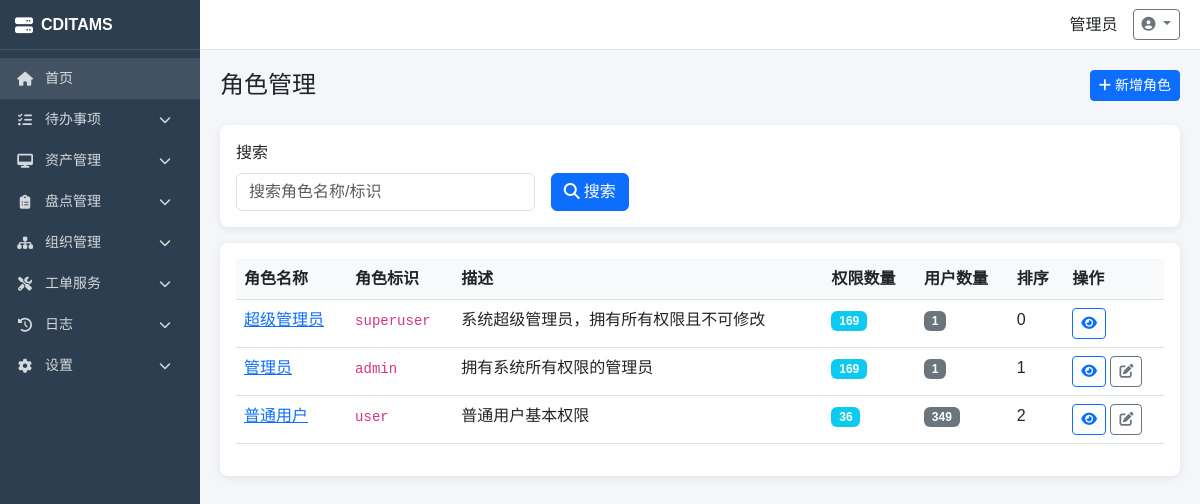
Screenshot of /roles/ (signed in) with the database file from the repository.
### apps/settings/models.py (models this page shows, shortened)
class SystemConfig(models.Model):
    TYPE_CHOICES = [
        ('string', '字符串'),
        ('int', '整数'),
        ('boolean', '布尔值'),
        ('json', 'JSON'),
        ('select', '下拉选择'),
    ]
    GROUP_CHOICES = [
        ('basic', '基础设置'),
        ('security', '安全设置'),
        ('asset', '资产设置'),
        ('model', '模型设置'),
    ]
    config_key = models.CharField(max_length=64, unique=True, verbose_name='配置键')
    config_value = models.TextField(blank=True, verbose_name='配置值')
    value_type = models.CharField(max_length=16, choices=TYPE_CHOICES, default='string', verbose_name='值类型')
    config_group = models.CharField(max_length=32, choices=GROUP_CHOICES, default='basic', verbose_name='配置分组')
    description = models.CharField(max_length=256, blank=True, verbose_name='说明')
    options = models.TextField(blank=True, verbose_name='选项(JSON)')
    is_system = models.BooleanField(default=False, verbose_name='系统级配置')
    sort = models.IntegerField(default=0, verbose_name='排序')
    created_at = models.DateTimeField(auto_now_add=True, verbose_name='创建时间')
    updated_at = models.DateTimeField(auto_now=True, verbose_name='更新时间')
    class Meta:
        db_table = 'system_configs'
        verbose_name = '系统配置'
        verbose_name_plural = '系统配置'
        ordering = ['config_group', 'sort', 'id']

### apps/accounts/models.py (models this page shows, shortened)
class User(AbstractUser):
    GENDER_CHOICES = [('male', '男'), ('female', '女')]
    emp_no = models.CharField(max_length=32, unique=True, verbose_name='工号')
    realname = models.CharField(max_length=64, verbose_name='姓名')
    gender = models.CharField(max_length=10, choices=GENDER_CHOICES, blank=True, verbose_name='性别')
    email = models.EmailField(blank=True, verbose_name='邮箱')
    phone = models.CharField(max_length=20, blank=True, verbose_name='电话')
    department = models.ForeignKey(Department, on_delete=models.SET_NULL, null=True, blank=True, related_name='users', verbose_name='所属部门')
    role = models.ForeignKey('Role', on_delete=models.SET_NULL, null=True, blank=True, related_name='users', verbose_name='所属角色')
    avatar = models.ImageField(upload_to='avatars/', blank=True, verbose_name='头像')
    is_active = models.BooleanField(default=True, verbose_name='是否启用')
    created_at = models.DateTimeField(auto_now_add=True, verbose_name='创建时间')
    updated_at = models.DateTimeField(auto_now=True, verbose_name='更新时间')
    class Meta:
        db_table = 'users'
        verbose_name = '用户'
        verbose_name_plural = '用户'
        ordering = ['emp_no']

class Role(models.Model):
    name = models.CharField(max_length=64, unique=True, verbose_name='角色名称')
    code = models.CharField(max_length=32, unique=True, verbose_name='角色标识')
    description = models.TextField(blank=True, verbose_name='角色描述')
    permissions = models.ManyToManyField('Permission', blank=True, related_name='roles', verbose_name='权限')
    sort = models.IntegerField(default=0, verbose_name='排序')
    created_at = models.DateTimeField(auto_now_add=True, verbose_name='创建时间')
    updated_at = models.DateTimeField(auto_now=True, verbose_name='更新时间')
    class Meta:
        db_table = 'roles'
        verbose_name = '角色'
        verbose_name_plural = '角色'
        ordering = ['sort', 'id']

### apps/accounts/views.py (the view)
# urls.py: path('roles/', views.role_list, name='role_list'),
@login_required
@permission_required('role')
def role_list(request):
    search = request.GET.get('search', '')
    roles = Role.objects.prefetch_related('permissions', 'users')
    if search:
        roles = roles.filter(Q(name__icontains=search) | Q(code__icontains=search))
    roles = roles.order_by('sort', 'id')
    paginator = Paginator(roles, 20)
    page = request.GET.get('page', 1)
    roles = paginator.get_page(page)
    return render(request, 'accounts/role_list.html', {'roles': roles})

### apps/accounts/context_processors.py (called while the page is built, shortened)
def user_permissions(request):
    if hasattr(request, 'user_permissions'):
        return {
            'user_permissions': request.user_permissions,
            'user_perm_set': set(request.user_permissions),
        }

### templates/accounts/role_list.html (shortened to what this page needs)
{% extends 'base.html' %}
{% block content %}
<div class="d-flex flex-column flex-md-row justify-content-between align-items-start align-items-md-center mb-4 gap-2">
    <h4 class="mb-0">角色管理</h4>
    {% if 'role_create' in user_perm_set %}
    <a href="{% url 'role_create' %}" class="btn btn-primary btn-sm"><i class="fas fa-plus"></i> 新增角色</a>
    {% endif %}
</div>
<div class="card mb-3">
    <div class="card-body py-3">
        <form method="get" class="row g-3 align-items-end">
            <div class="col-md-4">
                <label class="form-label">搜索</label>
                <input type="text" name="search" class="form-control" placeholder="搜索角色名称/标识" value="{{ request.GET.search }}">
            </div>
            <div class="col-md-2">
                <button type="submit" class="btn btn-primary"><i class="fas fa-search me-1"></i>搜索</button>
            </div>
        </form>
    </div>
</div>
<div class="card">
    <div class="card-body">
        <div class="table-responsive role-table-container">
            <table class="table table-hover">
            <thead>
                <tr>
                    <th>角色名称</th>
                    <th>角色标识</th>
                    <th>描述</th>
                    <th>权限数量</th>
                    <th>用户数量</th>
                    <th>排序</th>
                    <th>操作</th>
                </tr>
            </thead>
            <tbody>
                {% for r in roles %}
                <tr>
                    <td><a href="{% url 'role_detail' r.id %}">{{ r.name }}</a></td>
                    <td><code>{{ r.code }}</code></td>
                    <td>{{ r.description|default:'-'|truncatewords:10 }}</td>
                    <td><span class="badge bg-info">{{ r.permissions.count }}</span></td>
                    <td><span class="badge bg-secondary">{{ r.users.count }}</span></td>
                    <td>{{ r.sort }}</td>
                    <td>
                        <a href="{% url 'role_detail' r.id %}" class="btn btn-sm btn-outline-primary"><i class="fas fa-eye"></i></a>
                        {% if 'role_edit' in user_perm_set and r.code != 'superuser' %}
                        <a href="{% url 'role_edit' r.id %}" class="btn btn-sm btn-outline-secondary"><i class="fas fa-edit"></i></a>
                        {% endif %}
                    </td>
                </tr>
                {% empty %}
                <tr>
                    <td colspan="7" class="text-center text-muted">暂无角色</td>
                </tr>
                {% endfor %}
            </tbody>
        </table>
        </div>
    </div>
</div>
{% endblock %}

### templates/base.html (shortened to what this page needs)
<!DOCTYPE html>
<html lang="zh-CN">
<head>
    <link href="https://cdn.bootcdn.net/ajax/libs/bootstrap/5.3.0/css/bootstrap.min.css" rel="stylesheet">
    <link href="https://cdn.bootcdn.net/ajax/libs/font-awesome/6.4.0/css/all.min.css" rel="stylesheet">
</head>
<body>
    {% if user.is_authenticated %}
    <div class="sidebar" id="sidebar">
        <div class="logo">
            <i class="fas fa-server"></i>
            <span>{{ system_short_name|default:'CDITAMS' }}</span>
        </div>
        <nav class="mt-2">
            <a href="{% url 'dashboard' %}" class="nav-link {% if request.path == '/dashboard/' %}active{% endif %}" style="background: rgba(255,255,255,0.1);">
                <i class="fas fa-home"></i>
                <span>首页</span>
            </a>
            {% if user.is_superuser or 'todo_module' in user_perm_set %}
            <div class="nav-item">
                <a class="nav-link" href="javascript:void(0)" data-bs-toggle="collapse" data-bs-target="#todoMenu">
                    <i class="fas fa-tasks"></i>
                    <span>待办事项</span>
                    <i class="fas fa-chevron-down ms-auto"></i>
                </a>
            </div>
            {% endif %}
            {% if user.is_superuser or 'asset' in user_perm_set %}
            <div class="nav-item">
                <a class="nav-link" href="javascript:void(0)" data-bs-toggle="collapse" data-bs-target="#assetMenu">
                    <i class="fas fa-desktop"></i>
                    <span>资产管理</span>
                    <i class="fas fa-chevron-down ms-auto"></i>
                </a>
            </div>
            {% endif %}
            {% if user.is_superuser or 'inventory' in user_perm_set %}
            <div class="nav-item">
                <a class="nav-link" href="javascript:void(0)" data-bs-toggle="collapse" data-bs-target="#inventoryMenu">
                    <i class="fas fa-clipboard-list"></i>
                    <span>盘点管理</span>
                    <i class="fas fa-chevron-down ms-auto"></i>
                </a>
            </div>
            {% endif %}
            {% if user.is_superuser or 'organization' in user_perm_set %}
            <div class="nav-item">
                <a class="nav-link" href="javascript:void(0)" data-bs-toggle="collapse" data-bs-target="#orgMenu">
                    <i class="fas fa-sitemap"></i>
                    <span>组织管理</span>
                    <i class="fas fa-chevron-down ms-auto"></i>
                </a>
            </div>
            {% endif %}
            {% if user.is_superuser or 'workorder' in user_perm_set %}
            <div class="nav-item">
                <a class="nav-link" href="javascript:void(0)" data-bs-toggle="collapse" data-bs-target="#workOrderMenu">
                    <i class="fas fa-tools"></i>
                    <span>工单服务</span>
                    <i class="fas fa-chevron-down ms-auto"></i>
                </a>
            </div>
            {% endif %}
            {% if user.is_superuser or 'log' in user_perm_set %}
            <div class="nav-item">
                <a class="nav-link" href="javascript:void(0)" data-bs-toggle="collapse" data-bs-target="#logMenu">
                    <i class="fas fa-history"></i>
                    <span>日志</span>
                    <i class="fas fa-chevron-down ms-auto"></i>
                </a>
            </div>
            {% endif %}
            {% if user.is_superuser or 'settings' in user_perm_set %}
            <div class="nav-item">
                <a class="nav-link" href="javascript:void(0)" data-bs-toggle="collapse" data-bs-target="#settingMenu">
                    <i class="fas fa-cog"></i>
                    <span>设置</span>
                    <i class="fas fa-chevron-down ms-auto"></i>
                </a>
            </div>
            {% endif %}
        </nav>
    </div>
    <div class="main-content" id="mainContent">
        <header class="header">
            <div class="user-menu ms-auto">
                <span>{{ user.realname }}</span>
                <div class="dropdown">
                    <a class="btn btn-sm btn-outline-secondary dropdown-toggle" href="#" role="button" data-bs-toggle="dropdown">
                        <i class="fas fa-user-circle"></i>
                    </a>
                </div>
            </div>
        </header>
        <main class="content">
            {% block content %}{% endblock %}
        </main>
    </div>
    {% else %}
    <main class="content">
        {% block login_content %}{% endblock %}
    </main>
    {% endif %}
</body>
</html>

### templates/base.html (style rules this page uses)
:root { --sidebar-width: 200px; --header-height: 50px; }
body { font-family: "Microsoft YaHei", Arial, sans-serif; }
.sidebar { width: var(--sidebar-width); position: fixed; top: 0; left: 0; height: 100vh; background: #2c3e50; z-index: 1050; overflow-x: hidden; overflow-y: auto; transition: transform 0.3s ease; }
.sidebar .logo { height: var(--header-height); display: flex; align-items: center; padding: 0 15px; color: #fff; font-size: 16px; font-weight: bold; border-bottom: 1px solid rgba(255,255,255,0.1); white-space: nowrap; }
.sidebar .logo i { margin-right: 8px; font-size: 18px; }
.sidebar .nav-item { display: block; }
.sidebar .nav-link { color: rgba(255,255,255,0.8); padding: 10px 15px; display: flex; align-items: center; text-decoration: none; transition: all 0.2s; font-size: 14px; }
.sidebar .nav-link i { width: 20px; margin-right: 10px; text-align: center; font-size: 14px; }
.sidebar .nav-link .fa-chevron-down { transition: transform 0.3s; font-size: 12px; }
.sidebar .nav-link span { white-space: nowrap; }
.main-content { margin-left: var(--sidebar-width); min-height: 100vh; background: #f5f6fa; }
.header { height: var(--header-height); background: #fff; border-bottom: 1px solid #e0e0e0; display: flex; align-items: center; justify-content: space-between; padding: 0 20px; position: sticky; top: 0; z-index: 1000; }
.header .user-menu { display: flex; align-items: center; gap: 15px; }
.content { padding: 20px; }
.card { border: none; border-radius: 8px; box-shadow: 0 2px 8px rgba(0,0,0,0.08); }
.table th { font-weight: 600; background: #f8f9fa; }
.form-label { font-weight: 500; }

### templates/accounts/role_list.html (style rules this page uses)
.content .role-table-container { display: block !important; }

### rows the page displays
SystemConfig: config_value "CDITAMS"
User: realname "管理员"
Role: name "超级管理员", code "superuser", description "系统超级管理员，拥有所有权限且不可修改", permissions.count "169", users.count "1", sort "0"
Role: name "管理员", code "admin", description "拥有系统所有权限的管理员", permissions.count "169", users.count "1", sort "1"
Role: name "普通用户", code "user", description "普通用户基本权限", permissions.count "36", users.count "349", sort "2"
